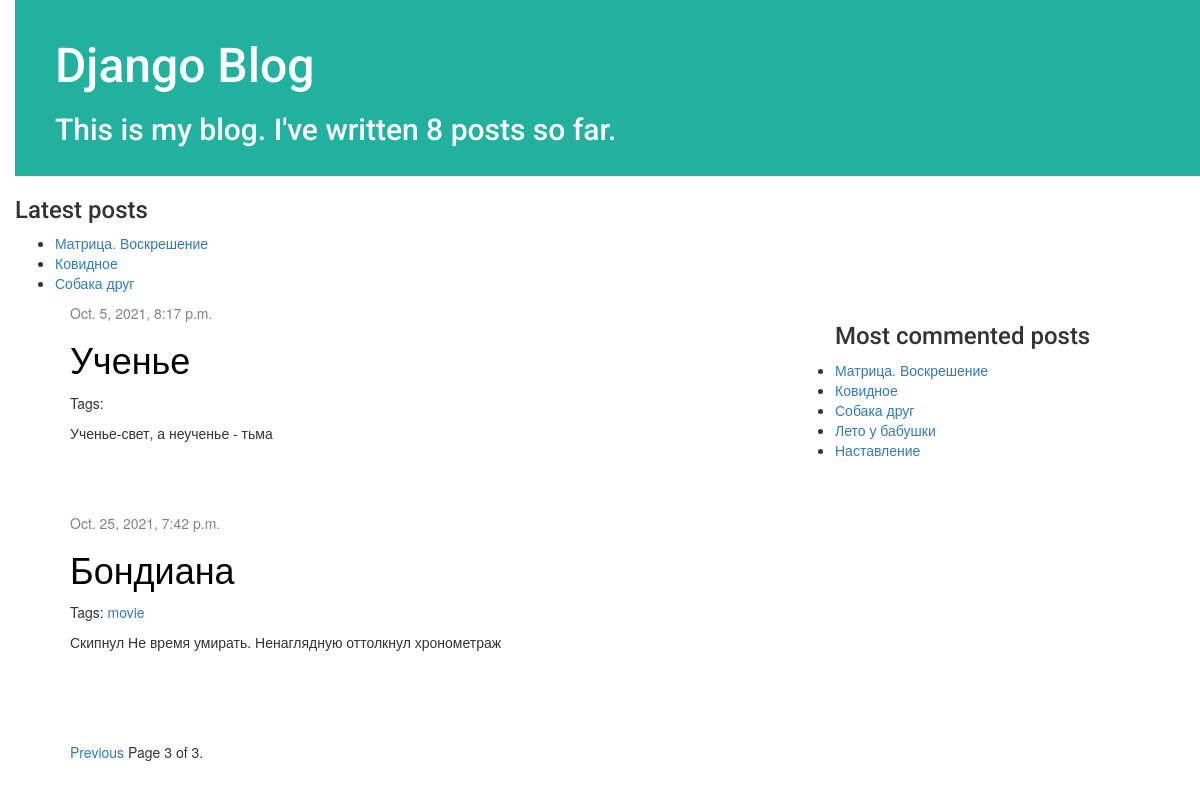
/?page=3, run on the app's committed database.
### blog/models.py (models this page shows, shortened)
class Post(models.Model):
    author = models.ForeignKey(settings.AUTH_USER_MODEL, on_delete=models.CASCADE)
    slug = models.SlugField(max_length=250, unique_for_date='published_date')
    title = models.CharField(max_length=200)
    text = models.TextField()
    created_date = models.DateTimeField(default=timezone.now)
    published_date = models.DateTimeField(blank=True, null=True)
    tags = TaggableManager()
    def get_absolute_url(self):
        return reverse('blog:post_detail',
                        args=[self.slug])

### blog/views.py (the view)
# urls.py: path('', views.post_list, name='post_list'),
def post_list(request, tag_slug=None):
    object_list = Post.objects.filter(published_date__lte=timezone.now()).order_by('created_date')
    tag = None
    if tag_slug:
        tag = get_object_or_404(Tag, slug=tag_slug)
        object_list = object_list.filter(tags__in=[tag])
    paginator = Paginator(object_list, 3)  # 3 posts in each page
    page = request.GET.get('page')
    try:
        posts = paginator.page(page)
    except PageNotAnInteger:
        posts = paginator.page(1)
    except EmptyPage:
        posts = paginator.page(paginator.num_pages)
    return render(request,
                  'blog/post_list.html',
                  {'page': page,
                   'posts': posts,
                   'tag': tag})

### blog/templatetags/blog_tags.py (called while the page is built)
@register.simple_tag
def total_posts():
    return Post.objects.filter(published_date__lte=timezone.now()).count()

@register.inclusion_tag('blog/latest_posts.html')
def show_latest_posts(count=5):
    latest_posts = Post.objects.filter(published_date__lte=timezone.now())[:count]
    return {'latest_posts': latest_posts}

@register.simple_tag
def get_most_commented_posts(count=5):
    return Post.objects.annotate(total_comments=Count('comments'))[:count]

### blog/templates/blog/post_list.html (shortened to what this page needs)
{% extends 'blog/base.html' %}
{% block content %}
    {% for post in posts %}
        <div class="post">
            <div class="date">
                {{ post.published_date }}
            </div>
            <h1><a href="{{ post.get_absolute_url }}">{{ post.title }}</a></h1>
            <p class="tags">
                Tags:
                {% for tag in post.tags.all %}
                    <a href="{% url "blog:post_list_by_tag" tag.slug %}">{{ tag.name }}</a>
                {% endfor %}
            </p>
            <p>{{ post.text|linebreaksbr }}</p>
        </div>
    {% endfor %}
    {% include "blog/pagination.html" with page=posts %}
{% endblock %}

### blog/templates/blog/base.html (shortened to what this page needs)
{% load blog_tags %}
{% load static %}
<html>
    <head>
        <link rel="stylesheet" href="//maxcdn.bootstrapcdn.com/bootstrap/3.2.0/css/bootstrap.min.css">
    <link rel="stylesheet" href="//maxcdn.bootstrapcdn.com/bootstrap/3.2.0/css/bootstrap-theme.min.css">
    <link rel="stylesheet" href="{% static 'css/blog.css' %}">
    </head>
    <body>
    <div class="page-header">
        <h1><a href="/">Django Blog</a></h1>
        <h2>This is my blog. I've written {% total_posts %} posts so far.</h2>
    </div>
            <h3>Latest posts</h3>
            {% show_latest_posts 3 %}
    <div class="content container">
        <div class="row">
            <div class="col-md-8">
            {% block content %}
            {% endblock %}
            </div>
            <h3>Most commented posts</h3>
{% get_most_commented_posts as most_commented_posts %}
<ul>
    {% for post in most_commented_posts %}
        <li>
            <a href="{{ post.get_absolute_url }}">{{ post.title }}</a>
        </li>
    {% endfor %}
</ul>
        </div>
    </div>
</body>
</html>

### blog/templates/blog/latest_posts.html
<ul>
    {% for post in latest_posts %}
        <li>
            <a href="{{ post.get_absolute_url }}">{{ post.title }}</a>
        </li>
    {% endfor %}
</ul>

### blog/static/css/blog.css (style rules this page uses)
h1 a { color: #303F9F; font-family: 'Roboto', sans-serif; }
h2 { color: rgb(255, 255, 255); font-family: 'Roboto', sans-serif; }
body { padding-left: 15px; }
.page-header { background-color: rgb(34, 177, 158); margin-top: 0; padding: 20px 20px 20px 40px; }
.page-header h1, .page-header h1 a, .page-header h1 a:visited, .page-header h1 a:active { color: #ffffff; font-size: 36pt; text-decoration: none; }
.content { margin-left: 40px; }
h1, h2, h3, h4 { font-family: 'Roboto', sans-serif; }
.date { color: #828282; }
.post { margin-bottom: 70px; }
.post h1 a, .post h1 a:visited { color: #000000; }

### data on the page
Post: title "Матрица. Воскрешение"
Post: title "Ковидное"
Post: title "Собака друг"
Post: published_date "Oct. 5, 2021, 8:17 p.m.", title "Ученье", text "Ученье-свет, а неученье - тьма"
Post: published_date "Oct. 25, 2021, 7:42 p.m.", title "Бондиана", text "Скипнул Не время умирать. Ненаглядную оттолкнул хронометраж"
Tag: name "movie"
Post: title "Лето у бабушки"
Post: title "Наставление"

### other printed values
{{ page.number }} "3"
{{ page.paginator.num_pages }} "3"
